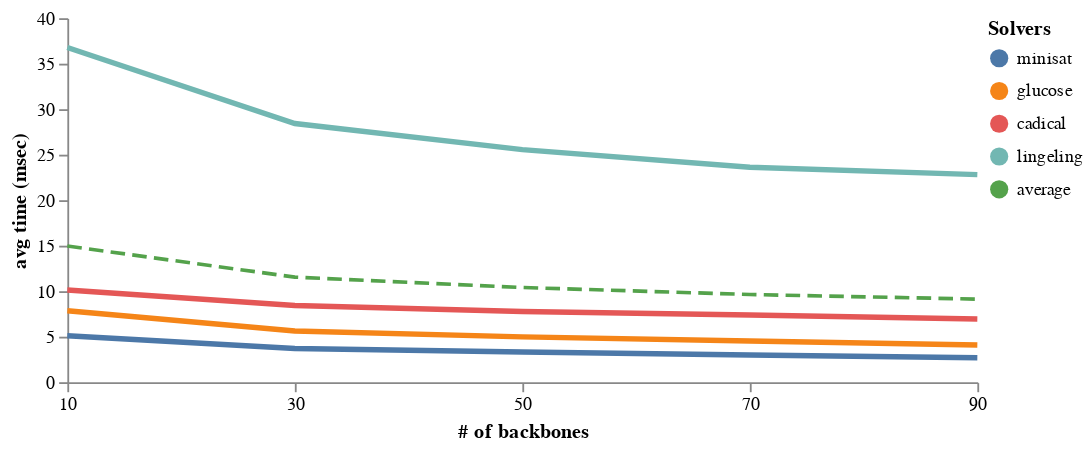

Specify this chart in Vega-Lite:
### Vega specification from a JSON file in a GitHub repository (floating-point values rounded to 4 significant figures)
{"$schema": "https://vega.github.io/schema/vega/v5.json", "description": "A basic line chart example.", "width": 500, "height": 200, "padding": 5, "signals": [{"name": "tooltip", "value": {}, "on": [{"events": "line:mouseover", "update": "datum"}, {"events": "line:mouseout", "update": "{}"}]}], "data": [{"name": "table", "format": {"type": "csv", "parse": {"nbclauses": "number", "nbbackbones": "number", "avg_time": "number", "avg_calls": "number"}, "header": ["solver", "nbclauses", "nbbackbones", "avg_time", "avg_calls"]}, "values": "minisat,403,10,0.005101,47.0\nglucose,403,10,0.007661,48.5\ncadical,403,10,0.010308,44.1\nlingeling,403,10,0.036966,49.0\nminisat,403,30,0.003855,33.9\nglucose,403,30,0.005807,34.6\ncadical,403,30,0.008622,33.1\nlingeling,403,30,0.029104,34.7\nminisat,403,50,0.003362,25.2\nglucose,403,50,0.005055,25.7\ncadical,403,50,0.007946,25.0\nlingeling,403,50,0.026261,25.5\nminisat,403,70,0.003122,23.5\nglucose,403,70,0.004749,23.4\ncadical,403,70,0.007741,23.0\nlingeling,403,70,0.025186,23.3\nminisat,403,90,0.002816,11.7\nglucose,403,90,0.004334,11.6\ncadical,403,90,0.007396,11.6\nlingeling,403,90,0.024171,11.6\nminisat,411,10,0.005094,46.7\nglucose,411,10,0.007855,49.0\ncadical,411,10,0.010129,44.6\nlingeling,411,10,0.036779,49.3\nminisat,411,30,0.003704,34.2\nglucose,411,30,0.005623,34.7\ncadical,411,30,0.008430,33.3\nlingeling,411,30,0.028431,34.9\nminisat,411,50,0.003316,25.7\nglucose,411,50,0.004979,26.0\ncadical,411,50,0.007778,25.3\nlingeling,411,50,0.025556,26.0\nminisat,411,70,0.002986,23.2\nglucose,411,70,0.004537,23.2\ncadical,411,70,0.007393,23.0\nlingeling,411,70,0.023627,23.4\nminisat,411,90,0.002687,11.6\nglucose,411,90,0.004086,11.6\ncadical,411,90,0.006939,11.7\nlingeling,411,90,0.022810,11.7\nminisat,449,10,0.004592,51.9\nglucose,449,10,0.007084,53.8\ncadical,449,10,0.008997,48.9\nlingeling,449,10,0.033732,55.0\nminisat,449,30,0.003221,36.2\nglucose,449,30,0.004776,37.1\ncadical,449,30,0.007002,35.4\nlingeling,449,30,0.024419,37.8\nminisat,449,50,0.002628,26.4\nglucose,449,50,0.003857,26.6\ncadical,449,50,0.005949,25.9\nlingeling,449,50,0.020099,26.8\nminisat,449,70,0.002365,22.5\nglucose,449,70,0.003447,22.7\ncadical,449,70,0.005586,22.3\nlingeling,449,70,0.018603,22.8\nminisat,449,90,0.002059,11.5\nglucose,449,90,0.002963,11.5\ncadical,449,90,0.005076,11.6\nlingeling,449,90,0.016964,11.5", "transform": [{"type": "filter", "expr": "datum.nbclauses == 411"}, {"type": "formula", "expr": "datum.avg_time * 1000", "as": "avg_time_msec"}]}, {"name": "average_per_backbone_count", "source": "table", "transform": [{"type": "aggregate", "groupby": ["nbbackbones"], "fields": ["avg_time_msec"], "ops": ["average"]}, {"type": "formula", "as": "solver", "expr": "\"average\""}]}], "scales": [{"name": "n", "type": "point", "range": "width", "domain": {"data": "table", "field": "nbbackbones"}}, {"name": "time", "type": "linear", "zero": true, "range": "height", "nice": true, "domain": {"data": "table", "field": "avg_time_msec"}}, {"name": "color", "type": "ordinal", "range": "category", "domain": {"fields": [{"data": "table", "field": "solver"}, {"data": "average_per_backbone_count", "field": "solver"}]}}], "axes": [{"orient": "bottom", "scale": "n", "title": "# of backbones"}, {"orient": "left", "scale": "time", "title": "avg time (msec)"}], "legends": [{"fill": "color", "title": "Solvers", "offset": 0, "encode": {"symbols": {"update": {"fillOpacity": {"value": 1}, "stroke": {"value": "transparent"}}}}}], "marks": [{"type": "text", "name": "solverText", "encode": {"enter": {"align": {"value": "center"}, "baseline": {"value": "bottom"}, "fill": {"value": "#444"}, "fontSize": {"value": 30}}, "update": {"x": {"signal": "width/2"}, "y": {"signal": "height/2+20"}, "text": [{"test": "tooltip.solver", "signal": "\"solver: \" + tooltip.solver"}, {"value": ""}]}}}, {"type": "line", "name": "avg", "from": {"data": "average_per_backbone_count"}, "encode": {"enter": {"x": {"scale": "n", "field": "nbbackbones"}, "y": {"scale": "time", "field": "average_avg_time_msec"}, "stroke": {"scale": "color", "field": "solver"}, "strokeDash": {"value": [8, 4]}}, "update": {"strokeWidth": {"value": 2}}, "hover": {"strokeWidth": {"value": 4}}}}, {"type": "group", "from": {"facet": {"name": "series", "data": "table", "groupby": "solver"}}, "marks": [{"type": "line", "from": {"data": "series"}, "encode": {"enter": {"x": {"scale": "n", "field": "nbbackbones"}, "y": {"scale": "time", "field": "avg_time_msec"}, "stroke": {"scale": "color", "field": "solver"}}, "update": {"strokeWidth": {"value": 3}}, "hover": {"strokeWidth": {"value": 5}}}}]}]}
